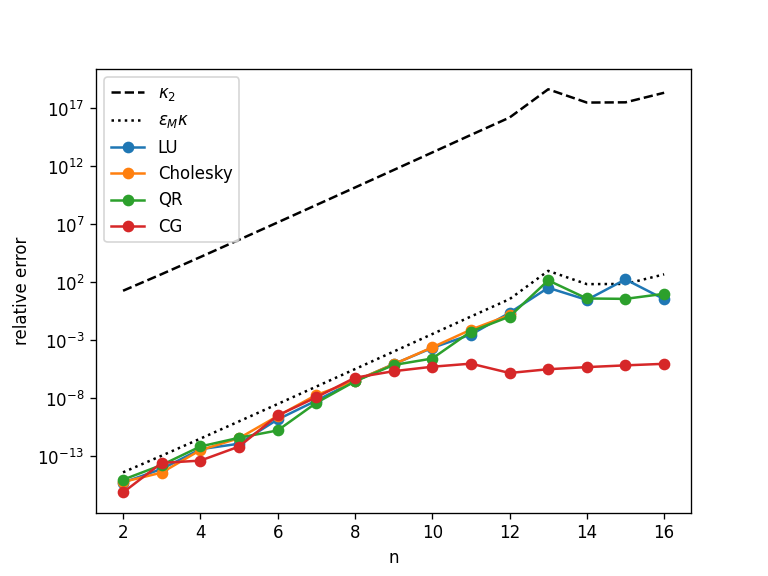

The Python source for this figure:
# 연습문제 1.4.D: Hilbert 계 H_n x = b (b=행합, 정답 x=1)를 LU/Cholesky/QR/CG로
import numpy as np, scipy.linalg as sl, warnings
from scipy.sparse.linalg import cg
import matplotlib; matplotlib.use("Agg"); import matplotlib.pyplot as plt
warnings.filterwarnings("ignore")
def solve_all(n):
    H = sl.hilbert(n); b = H.sum(1); xe = np.ones(n); out = {}
    out["LU"] = sl.lu_solve(sl.lu_factor(H), b)
    try: out["Cholesky"] = sl.cho_solve(sl.cho_factor(H), b)
    except np.linalg.LinAlgError: out["Cholesky"] = None
    Q, Rm = np.linalg.qr(H); out["QR"] = sl.solve_triangular(Rm, Q.T @ b)
    it = {"k": 0}
    def cb(xk): it["k"] += 1
    x, info = cg(H, b, rtol=1e-15, atol=0, maxiter=20*n, callback=cb); out["CG"] = x
    err = {k: (np.linalg.norm(v - xe)/np.linalg.norm(xe) if v is not None else np.nan) for k, v in out.items()}
    res = {k: (np.linalg.norm(H@v - b)/np.linalg.norm(b) if v is not None else np.nan) for k, v in out.items()}
    return np.linalg.cond(H), err, res, it["k"], info
k, err, res, its, info = solve_all(10)
print(f"n=10: kappa={k:.3e}, eps*kappa={np.finfo(float).eps*k:.2e}")
for m in err: print(f"  {m:8s}: rel.err={err[m]:.3e}  rel.residual={res[m]:.3e}")
print(f"  CG iterations={its}, info={info}")
ns = list(range(2, 17)); E = {m: [] for m in ["LU", "Cholesky", "QR", "CG"]}; K = []
for n in ns:
    k, err, res, its, info = solve_all(n); K.append(k)
    for m in E: E[m].append(err[m])
    print(f"n={n:2d} kappa={k:.2e}  " + "  ".join(f"{m}={err[m]:.1e}" for m in E) + f"  (CG it={its})")
plt.semilogy(ns, K, "k--", label=r"$\kappa_2$"); plt.semilogy(ns, np.array(K)*np.finfo(float).eps, "k:", label=r"$\varepsilon_M\kappa$")
for m in E: plt.semilogy(ns, E[m], "o-", label=m)
plt.xlabel("n"); plt.ylabel("relative error"); plt.legend(); plt.savefig("ex_1_4_D.png", dpi=120)
# CG가 '이긴' 이유 점검: 정답 x=1은 H의 큰 고유값 방향에 몰려 있다
n = 10; H = sl.hilbert(n); w, Qv = np.linalg.eigh(H)
c = Qv.T @ np.ones(n)
print("\n|component of x=1| on eigvecs (smallest->largest eig):", np.abs(c).round(6))
print("share of ||1||^2 in top-2 eigvecs:", (c[-2:]**2).sum()/n)
# 무작위 정답 x_rand 로 바꾸면?
rng = np.random.default_rng(0)
for n in [10, 12]:
    H = sl.hilbert(n); xr = rng.normal(size=n); b = H @ xr
    xs = {"LU": sl.lu_solve(sl.lu_factor(H), b), "QR": sl.solve_triangular(*(lambda Q,Rm: (Rm, Q.T@b))(*np.linalg.qr(H))),
          "CG": cg(H, b, rtol=1e-15, atol=0, maxiter=20*n)[0]}
    print(f"random x_true, n={n}: " + "  ".join(f"{m}={np.linalg.norm(v-xr)/np.linalg.norm(xr):.1e}" for m, v in xs.items()))
